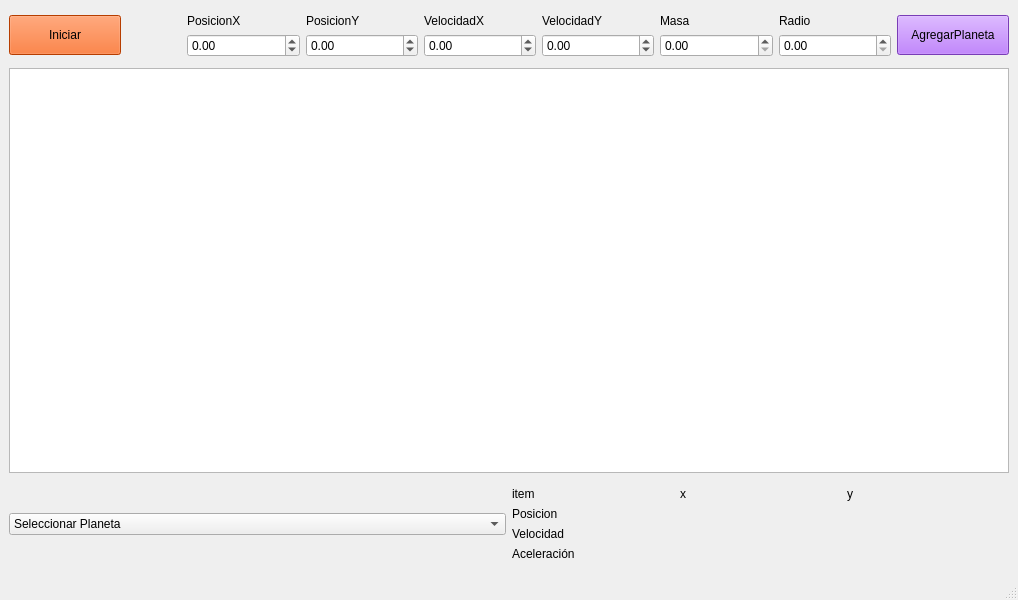
<?xml version="1.0" encoding="UTF-8"?>
<ui version="4.0">
 <class>MainWindow</class>
 <widget class="QMainWindow" name="MainWindow">
  <property name="geometry">
   <rect>
    <x>0</x>
    <y>0</y>
    <width>800</width>
    <height>600</height>
   </rect>
  </property>
  <property name="minimumSize">
   <size>
    <width>0</width>
    <height>0</height>
   </size>
  </property>
  <property name="windowTitle">
   <string>MainWindow</string>
  </property>
  <widget class="QWidget" name="centralwidget">
   <layout class="QGridLayout" name="gridLayout">
    <item row="3" column="0">
     <widget class="QGraphicsView" name="graphicsView">
      <property name="minimumSize">
       <size>
        <width>1000</width>
        <height>400</height>
       </size>
      </property>
     </widget>
    </item>
    <item row="0" column="0">
     <layout class="QHBoxLayout" name="horizontalLayout">
      <property name="topMargin">
       <number>5</number>
      </property>
      <property name="bottomMargin">
       <number>5</number>
      </property>
      <item>
       <widget class="QPushButton" name="pushButton">
        <property name="minimumSize">
         <size>
          <width>0</width>
          <height>40</height>
         </size>
        </property>
        <property name="styleSheet">
         <string notr="true">background-color: rgb(255, 85, 0);</string>
        </property>
        <property name="text">
         <string>Iniciar</string>
        </property>
       </widget>
      </item>
      <item>
       <spacer name="horizontalSpacer">
        <property name="orientation">
         <enum>Qt::Horizontal</enum>
        </property>
        <property name="sizeType">
         <enum>QSizePolicy::Fixed</enum>
        </property>
        <property name="sizeHint" stdset="0">
         <size>
          <width>60</width>
          <height>20</height>
         </size>
        </property>
       </spacer>
      </item>
      <item>
       <layout class="QVBoxLayout" name="verticalLayout">
        <item>
         <widget class="QLabel" name="label">
          <property name="text">
           <string>PosicionX</string>
          </property>
         </widget>
        </item>
        <item>
         <widget class="QDoubleSpinBox" name="posxin">
          <property name="minimum">
           <double>-100000.000000000000000</double>
          </property>
          <property name="maximum">
           <double>100000.000000000000000</double>
          </property>
         </widget>
        </item>
       </layout>
      </item>
      <item>
       <layout class="QVBoxLayout" name="verticalLayout_3">
        <item>
         <widget class="QLabel" name="label_2">
          <property name="text">
           <string>PosicionY</string>
          </property>
         </widget>
        </item>
        <item>
         <widget class="QDoubleSpinBox" name="posyin">
          <property name="minimum">
           <double>-100000.000000000000000</double>
          </property>
          <property name="maximum">
           <double>100000.000000000000000</double>
          </property>
         </widget>
        </item>
       </layout>
      </item>
      <item>
       <layout class="QVBoxLayout" name="verticalLayout_4">
        <item>
         <widget class="QLabel" name="label_3">
          <property name="text">
           <string>VelocidadX</string>
          </property>
         </widget>
        </item>
        <item>
         <widget class="QDoubleSpinBox" name="velxin">
          <property name="minimum">
           <double>-100000.000000000000000</double>
          </property>
          <property name="maximum">
           <double>100000.000000000000000</double>
          </property>
         </widget>
        </item>
       </layout>
      </item>
      <item>
       <layout class="QVBoxLayout" name="verticalLayout_5">
        <item>
         <widget class="QLabel" name="label_4">
          <property name="text">
           <string>VelocidadY</string>
          </property>
         </widget>
        </item>
        <item>
         <widget class="QDoubleSpinBox" name="velyin">
          <property name="minimum">
           <double>-100000.000000000000000</double>
          </property>
          <property name="maximum">
           <double>100000.000000000000000</double>
          </property>
         </widget>
        </item>
       </layout>
      </item>
      <item>
       <layout class="QVBoxLayout" name="verticalLayout_6">
        <item>
         <widget class="QLabel" name="label_5">
          <property name="text">
           <string>Masa</string>
          </property>
         </widget>
        </item>
        <item>
         <widget class="QDoubleSpinBox" name="masain">
          <property name="maximum">
           <double>100000.000000000000000</double>
          </property>
         </widget>
        </item>
       </layout>
      </item>
      <item>
       <layout class="QVBoxLayout" name="verticalLayout_7">
        <item>
         <widget class="QLabel" name="label_6">
          <property name="text">
           <string>Radio</string>
          </property>
         </widget>
        </item>
        <item>
         <widget class="QDoubleSpinBox" name="radioin">
          <property name="maximum">
           <double>100000.000000000000000</double>
          </property>
         </widget>
        </item>
       </layout>
      </item>
      <item>
       <widget class="QPushButton" name="agregarplaneta">
        <property name="minimumSize">
         <size>
          <width>0</width>
          <height>40</height>
         </size>
        </property>
        <property name="styleSheet">
         <string notr="true">background-color: rgb(170, 85, 255);</string>
        </property>
        <property name="text">
         <string>AgregarPlaneta</string>
        </property>
       </widget>
      </item>
     </layout>
    </item>
    <item row="4" column="0">
     <layout class="QHBoxLayout" name="horizontalLayout_2">
      <property name="topMargin">
       <number>8</number>
      </property>
      <property name="bottomMargin">
       <number>8</number>
      </property>
      <item>
       <widget class="QComboBox" name="lista">
        <item>
         <property name="text">
          <string>Seleccionar Planeta</string>
         </property>
        </item>
       </widget>
      </item>
      <item>
       <layout class="QGridLayout" name="gridLayout_2">
        <item row="0" column="2">
         <widget class="QLabel" name="y">
          <property name="text">
           <string>y</string>
          </property>
         </widget>
        </item>
        <item row="1" column="2">
         <widget class="QLabel" name="posy">
          <property name="text">
           <string/>
          </property>
         </widget>
        </item>
        <item row="1" column="0">
         <widget class="QLabel" name="label_9">
          <property name="text">
           <string>Posicion</string>
          </property>
         </widget>
        </item>
        <item row="0" column="0">
         <widget class="QLabel" name="label_8">
          <property name="text">
           <string>item</string>
          </property>
         </widget>
        </item>
        <item row="2" column="0">
         <widget class="QLabel" name="label_12">
          <property name="text">
           <string>Velocidad</string>
          </property>
         </widget>
        </item>
        <item row="2" column="1">
         <widget class="QLabel" name="velx">
          <property name="text">
           <string/>
          </property>
         </widget>
        </item>
        <item row="0" column="1">
         <widget class="QLabel" name="x">
          <property name="text">
           <string>x</string>
          </property>
         </widget>
        </item>
        <item row="2" column="2">
         <widget class="QLabel" name="vely">
          <property name="text">
           <string/>
          </property>
         </widget>
        </item>
        <item row="3" column="0">
         <widget class="QLabel" name="label_15">
          <property name="text">
           <string>Aceleración</string>
          </property>
         </widget>
        </item>
        <item row="3" column="1">
         <widget class="QLabel" name="acelx">
          <property name="text">
           <string/>
          </property>
         </widget>
        </item>
        <item row="3" column="2">
         <widget class="QLabel" name="acely">
          <property name="text">
           <string/>
          </property>
         </widget>
        </item>
        <item row="1" column="1">
         <widget class="QLabel" name="posx">
          <property name="text">
           <string/>
          </property>
         </widget>
        </item>
       </layout>
      </item>
     </layout>
    </item>
   </layout>
  </widget>
  <widget class="QMenuBar" name="menubar">
   <property name="geometry">
    <rect>
     <x>0</x>
     <y>0</y>
     <width>800</width>
     <height>21</height>
    </rect>
   </property>
  </widget>
  <widget class="QStatusBar" name="statusbar"/>
 </widget>
 <resources/>
 <connections/>
</ui>
